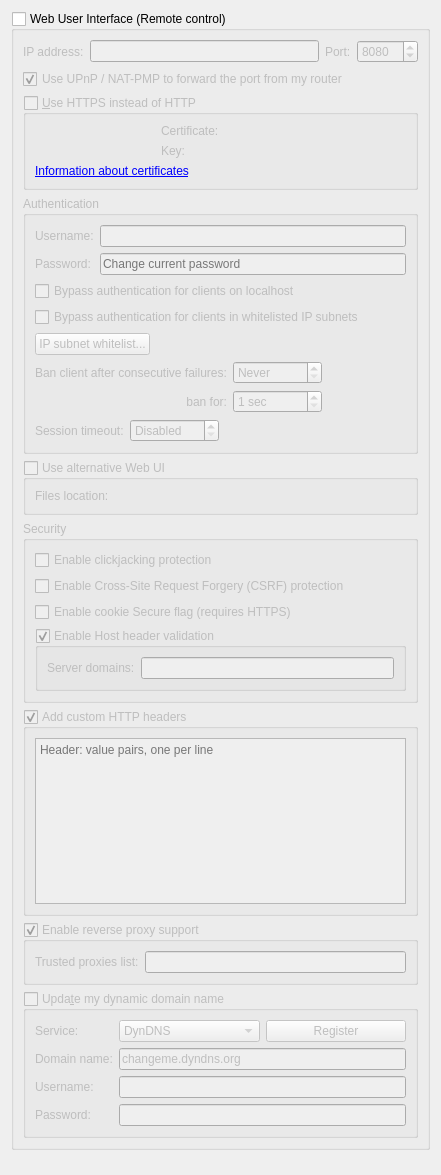
          <widget class="QWidget" name="scrollAreaWidgetContents_7">
           <property name="geometry">
            <rect>
             <x>0</x>
             <y>0</y>
             <width>441</width>
             <height>1175</height>
            </rect>
           </property>
           <layout class="QVBoxLayout" name="verticalLayout_23">
            <item>
             <widget class="QGroupBox" name="checkWebUi">
              <property name="title">
               <string>Web User Interface (Remote control)</string>
              </property>
              <property name="checkable">
               <bool>true</bool>
              </property>
              <property name="checked">
               <bool>false</bool>
              </property>
              <layout class="QVBoxLayout" name="verticalLayout_2">
               <item>
                <layout class="QHBoxLayout" name="horizontalLayout_2">
                 <item>
                  <widget class="QLabel" name="lblWebUiAddress">
                   <property name="text">
                    <string>IP address:</string>
                   </property>
                  </widget>
                 </item>
                 <item>
                  <widget class="QLineEdit" name="textWebUiAddress">
                   <property name="toolTip">
                    <string>IP address that the Web UI will bind to.
Specify an IPv4 or IPv6 address. You can specify &quot;0.0.0.0&quot; for any IPv4 address,
&quot;::&quot; for any IPv6 address, or &quot;*&quot; for both IPv4 and IPv6.</string>
                   </property>
                  </widget>
                 </item>
                 <item>
                  <widget class="QLabel" name="lblWebUiPort">
                   <property name="text">
                    <string>Port:</string>
                   </property>
                  </widget>
                 </item>
                 <item>
                  <widget class="QSpinBox" name="spinWebUiPort">
                   <property name="minimum">
                    <number>1</number>
                   </property>
                   <property name="maximum">
                    <number>65535</number>
                   </property>
                   <property name="value">
                    <number>8080</number>
                   </property>
                  </widget>
                 </item>
                </layout>
               </item>
               <item>
                <widget class="QCheckBox" name="checkWebUIUPnP">
                 <property name="text">
                  <string>Use UPnP / NAT-PMP to forward the port from my router</string>
                 </property>
                 <property name="checked">
                  <bool>true</bool>
                 </property>
                </widget>
               </item>
               <item>
                <widget class="QGroupBox" name="checkWebUiHttps">
                 <property name="title">
                  <string>&amp;Use HTTPS instead of HTTP</string>
                 </property>
                 <property name="checkable">
                  <bool>true</bool>
                 </property>
                 <property name="checked">
                  <bool>false</bool>
                 </property>
                 <layout class="QGridLayout" name="gridLayout_11">
                  <item row="1" column="1">
                   <widget class="QLabel" name="lblWebUiKey">
                    <property name="text">
                     <string>Key:</string>
                    </property>
                   </widget>
                  </item>
                  <item row="0" column="1">
                   <widget class="QLabel" name="lblWebUiCrt">
                    <property name="text">
                     <string>Certificate:</string>
                    </property>
                   </widget>
                  </item>
                  <item row="0" column="0">
                   <widget class="QLabel" name="lblSslCertStatus"/>
                  </item>
                  <item row="1" column="0">
                   <widget class="QLabel" name="lblSslKeyStatus"/>
                  </item>
                  <item row="2" column="0" colspan="3">
                   <widget class="QLabel" name="lblWebUIInfo">
                    <property name="text">
                     <string>&lt;a href=https://httpd.apache.org/docs/current/ssl/ssl_faq.html#aboutcerts&gt;Information about certificates&lt;/a&gt;</string>
                    </property>
                    <property name="openExternalLinks">
                     <bool>true</bool>
                    </property>
                   </widget>
                  </item>
                  <item row="0" column="2">
                   <widget class="FileSystemPathLineEdit" name="textWebUIHttpsCert" native="true"/>
                  </item>
                  <item row="1" column="2">
                   <widget class="FileSystemPathLineEdit" name="textWebUIHttpsKey" native="true"/>
                  </item>
                 </layout>
                </widget>
               </item>
               <item>
                <widget class="QGroupBox" name="groupWebUiAuth">
                 <property name="title">
                  <string>Authentication</string>
                 </property>
                 <layout class="QVBoxLayout" name="verticalLayout_35">
                  <item>
                   <layout class="QGridLayout" name="gridLayout_8">
                    <item row="0" column="0">
                     <widget class="QLabel" name="lblWebUiUsername">
                      <property name="text">
                       <string>Username:</string>
                      </property>
                     </widget>
                    </item>
                    <item row="0" column="1">
                     <widget class="QLineEdit" name="textWebUiUsername"/>
                    </item>
                    <item row="1" column="0">
                     <widget class="QLabel" name="lblWebUiPassword">
                      <property name="text">
                       <string>Password:</string>
                      </property>
                     </widget>
                    </item>
                    <item row="1" column="1">
                     <widget class="QLineEdit" name="textWebUiPassword">
                      <property name="echoMode">
                       <enum>QLineEdit::Password</enum>
                      </property>
                      <property name="placeholderText">
                       <string>Change current password</string>
                      </property>
                     </widget>
                    </item>
                   </layout>
                  </item>
                  <item>
                   <widget class="QCheckBox" name="checkBypassLocalAuth">
                    <property name="text">
                     <string>Bypass authentication for clients on localhost</string>
                    </property>
                   </widget>
                  </item>
                  <item>
                   <widget class="QCheckBox" name="checkBypassAuthSubnetWhitelist">
                    <property name="text">
                     <string>Bypass authentication for clients in whitelisted IP subnets</string>
                    </property>
                   </widget>
                  </item>
                  <item>
                   <widget class="QPushButton" name="IPSubnetWhitelistButton">
                    <property name="sizePolicy">
                     <sizepolicy hsizetype="Fixed" vsizetype="Fixed">
                      <horstretch>0</horstretch>
                      <verstretch>0</verstretch>
                     </sizepolicy>
                    </property>
                    <property name="text">
                     <string>IP subnet whitelist...</string>
                    </property>
                   </widget>
                  </item>
                  <item>
                   <layout class="QGridLayout" name="gridLayout_10">
                    <item row="0" column="0">
                     <widget class="QLabel" name="lblBanCounter">
                      <property name="text">
                       <string>Ban client after consecutive failures:</string>
                      </property>
                     </widget>
                    </item>
                    <item row="0" column="2">
                     <spacer name="horizontalSpacer_15">
                      <property name="orientation">
                       <enum>Qt::Horizontal</enum>
                      </property>
                      <property name="sizeHint" stdset="0">
                       <size>
                        <width>40</width>
                        <height>20</height>
                       </size>
                      </property>
                     </spacer>
                    </item>
                    <item row="0" column="1">
                     <widget class="QSpinBox" name="spinBanCounter">
                      <property name="specialValueText">
                       <string>Never</string>
                      </property>
                      <property name="maximum">
                       <number>2147483647</number>
                      </property>
                     </widget>
                    </item>
                    <item row="1" column="0">
                     <widget class="QLabel" name="lblBanDuration">
                      <property name="text">
                       <string>ban for:</string>
                      </property>
                      <property name="alignment">
                       <set>Qt::AlignRight|Qt::AlignTrailing|Qt::AlignVCenter</set>
                      </property>
                     </widget>
                    </item>
                    <item row="1" column="1">
                     <widget class="QSpinBox" name="spinBanDuration">
                      <property name="suffix">
                       <string> sec</string>
                      </property>
                      <property name="minimum">
                       <number>1</number>
                      </property>
                      <property name="maximum">
                       <number>2147483647</number>
                      </property>
                     </widget>
                    </item>
                   </layout>
                  </item>
                  <item>
                   <layout class="QHBoxLayout" name="horizontalLayout_13">
                    <item>
                     <widget class="QLabel" name="lblSessionTimeout">
                      <property name="text">
                       <string>Session timeout:</string>
                      </property>
                     </widget>
                    </item>
                    <item>
                     <widget class="QSpinBox" name="spinSessionTimeout">
                      <property name="specialValueText">
                       <string>Disabled</string>
                      </property>
                      <property name="suffix">
                       <string> sec</string>
                      </property>
                      <property name="maximum">
                       <number>2147483647</number>
                      </property>
                     </widget>
                    </item>
                    <item>
                     <spacer name="horizontalSpacer_11">
                      <property name="orientation">
                       <enum>Qt::Horizontal</enum>
                      </property>
                      <property name="sizeHint" stdset="0">
                       <size>
                        <width>40</width>
                        <height>20</height>
                       </size>
                      </property>
                     </spacer>
                    </item>
                   </layout>
                  </item>
                 </layout>
                </widget>
               </item>
               <item>
                <widget class="QGroupBox" name="groupAltWebUI">
                 <property name="title">
                  <string>Use alternative Web UI</string>
                 </property>
                 <property name="checkable">
                  <bool>true</bool>
                 </property>
                 <property name="checked">
                  <bool>false</bool>
                 </property>
                 <layout class="QHBoxLayout" name="horizontalLayout_5">
                  <item>
                   <widget class="QLabel" name="labelWebUIRootFolder">
                    <property name="text">
                     <string>Files location:</string>
                    </property>
                   </widget>
                  </item>
                  <item>
                   <widget class="FileSystemPathLineEdit" name="textWebUIRootFolder" native="true"/>
                  </item>
                 </layout>
                </widget>
               </item>
               <item>
                <widget class="QGroupBox" name="groupBox_3">
                 <property name="title">
                  <string>Security</string>
                 </property>
                 <layout class="QVBoxLayout" name="verticalLayout_33">
                  <item>
                   <widget class="QCheckBox" name="checkClickjacking">
                    <property name="text">
                     <string>Enable clickjacking protection</string>
                    </property>
                   </widget>
                  </item>
                  <item>
                   <widget class="QCheckBox" name="checkCSRFProtection">
                    <property name="text">
                     <string>Enable Cross-Site Request Forgery (CSRF) protection</string>
                    </property>
                   </widget>
                  </item>
                  <item>
                   <widget class="QCheckBox" name="checkSecureCookie">
                    <property name="text">
                     <string>Enable cookie Secure flag (requires HTTPS)</string>
                    </property>
                   </widget>
                  </item>
                  <item>
                   <widget class="QGroupBox" name="groupHostHeaderValidation">
                    <property name="title">
                     <string>Enable Host header validation</string>
                    </property>
                    <property name="checkable">
                     <bool>true</bool>
                    </property>
                    <layout class="QVBoxLayout" name="verticalLayout_32">
                     <item>
                      <layout class="QHBoxLayout" name="horizontalLayout_10">
                       <item>
                        <widget class="QLabel" name="labelServerDomains">
                         <property name="text">
                          <string>Server domains:</string>
                         </property>
                        </widget>
                       </item>
                       <item>
                        <widget class="QLineEdit" name="textServerDomains">
                         <property name="toolTip">
                          <string>Whitelist for filtering HTTP Host header values.
In order to defend against DNS rebinding attack,
you should put in domain names used by WebUI server.

Use ';' to split multiple entries. Can use wildcard '*'.</string>
                         </property>
                        </widget>
                       </item>
                      </layout>
                     </item>
                    </layout>
                   </widget>
                  </item>
                 </layout>
                </widget>
               </item>
               <item>
                <widget class="QGroupBox" name="groupWebUIAddCustomHTTPHeaders">
                 <property name="title">
                  <string>Add custom HTTP headers</string>
                 </property>
                 <property name="checkable">
                  <bool>true</bool>
                 </property>
                 <layout class="QVBoxLayout" name="verticalLayout_8">
                  <item>
                   <widget class="QPlainTextEdit" name="textWebUICustomHTTPHeaders">
                    <property name="lineWrapMode">
                     <enum>QPlainTextEdit::NoWrap</enum>
                    </property>
                    <property name="placeholderText">
                     <string>Header: value pairs, one per line</string>
                    </property>
                   </widget>
                  </item>
                 </layout>
                </widget>
               </item>
               <item>
                <widget class="QGroupBox" name="groupEnableReverseProxySupport">
                 <property name="title">
                  <string>Enable reverse proxy support</string>
                 </property>
                 <property name="checkable">
                  <bool>true</bool>
                 </property>
                 <layout class="QVBoxLayout" name="verticalLayout_331">
                  <item>
                   <layout class="QHBoxLayout" name="horizontalLayout_131">
                    <item>
                     <widget class="QLabel" name="lblReverseProxiesList">
                      <property name="text">
                       <string>Trusted proxies list:</string>
                      </property>
                     </widget>
                    </item>
                    <item>
                     <widget class="QLineEdit" name="textTrustedReverseProxiesList">
                      <property name="toolTip">
                       <string>Specify reverse proxy IPs (or subnets, e.g. 0.0.0.0/24) in order to use forwarded client address (X-Forwarded-For header). Use ';' to split multiple entries.</string>
                      </property>
                     </widget>
                    </item>
                   </layout>
                  </item>
                 </layout>
                </widget>
               </item>
               <item>
                <widget class="QGroupBox" name="checkDynDNS">
                 <property name="title">
                  <string>Upda&amp;te my dynamic domain name</string>
                 </property>
                 <property name="checkable">
                  <bool>true</bool>
                 </property>
                 <property name="checked">
                  <bool>false</bool>
                 </property>
                 <layout class="QFormLayout" name="formLayout_5">
                  <item row="0" column="0">
                   <widget class="QLabel" name="label_19">
                    <property name="text">
                     <string>Service:</string>
                    </property>
                   </widget>
                  </item>
                  <item row="0" column="1">
                   <layout class="QHBoxLayout" name="horizontalLayout_3">
                    <item>
                     <widget class="QComboBox" name="comboDNSService">
                      <item>
                       <property name="text">
                        <string notr="true">DynDNS</string>
                       </property>
                      </item>
                      <item>
                       <property name="text">
                        <string notr="true">No-IP</string>
                       </property>
                      </item>
                     </widget>
                    </item>
                    <item>
                     <widget class="QPushButton" name="registerDNSBtn">
                      <property name="text">
                       <string>Register</string>
                      </property>
                     </widget>
                    </item>
                   </layout>
                  </item>
                  <item row="1" column="0">
                   <widget class="QLabel" name="label_20">
                    <property name="text">
                     <string>Domain name:</string>
                    </property>
                   </widget>
                  </item>
                  <item row="1" column="1">
                   <widget class="QLineEdit" name="domainNameTxt">
                    <property name="text">
                     <string notr="true">changeme.dyndns.org</string>
                    </property>
                   </widget>
                  </item>
                  <item row="2" column="0">
                   <widget class="QLabel" name="label_21">
                    <property name="text">
                     <string>Username:</string>
                    </property>
                   </widget>
                  </item>
                  <item row="2" column="1">
                   <widget class="QLineEdit" name="DNSUsernameTxt"/>
                  </item>
                  <item row="3" column="0">
                   <widget class="QLabel" name="label_22">
                    <property name="text">
                     <string>Password:</string>
                    </property>
                   </widget>
                  </item>
                  <item row="3" column="1">
                   <widget class="QLineEdit" name="DNSPasswordTxt">
                    <property name="echoMode">
                     <enum>QLineEdit::Password</enum>
                    </property>
                   </widget>
                  </item>
                 </layout>
                </widget>
               </item>
              </layout>
             </widget>
            </item>
            <item>
             <spacer name="verticalSpacer">
              <property name="orientation">
               <enum>Qt::Vertical</enum>
              </property>
              <property name="sizeHint" stdset="0">
               <size>
                <width>20</width>
                <height>40</height>
               </size>
              </property>
             </spacer>
            </item>
           </layout>
          </widget>
